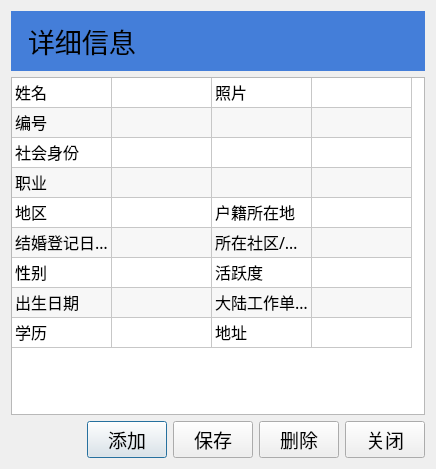
<?xml version="1.0" encoding="UTF-8"?>
<ui version="4.0">
 <class>Dialog</class>
 <widget class="QDialog" name="Dialog">
  <property name="geometry">
   <rect>
    <x>0</x>
    <y>0</y>
    <width>436</width>
    <height>469</height>
   </rect>
  </property>
  <property name="font">
   <font>
    <family>黑体</family>
    <pointsize>14</pointsize>
   </font>
  </property>
  <property name="windowTitle">
   <string>详细信息</string>
  </property>
  <layout class="QVBoxLayout" name="verticalLayout">
   <item>
    <widget class="QScrollArea" name="scrollArea">
     <property name="frameShape">
      <enum>QFrame::NoFrame</enum>
     </property>
     <property name="widgetResizable">
      <bool>true</bool>
     </property>
     <property name="alignment">
      <set>Qt::AlignLeading|Qt::AlignLeft|Qt::AlignTop</set>
     </property>
     <widget class="QWidget" name="scrollAreaWidgetContents">
      <property name="geometry">
       <rect>
        <x>0</x>
        <y>0</y>
        <width>418</width>
        <height>451</height>
       </rect>
      </property>
      <layout class="QVBoxLayout" name="verticalLayout_2">
       <property name="leftMargin">
        <number>0</number>
       </property>
       <property name="topMargin">
        <number>0</number>
       </property>
       <property name="rightMargin">
        <number>0</number>
       </property>
       <property name="bottomMargin">
        <number>0</number>
       </property>
       <item>
        <widget class="QLabel" name="label">
         <property name="font">
          <font>
           <family>黑体</family>
           <pointsize>20</pointsize>
          </font>
         </property>
         <property name="styleSheet">
          <string notr="true">background-color: rgb(68, 126, 217);
padding: 10px</string>
         </property>
         <property name="text">
          <string>详细信息</string>
         </property>
        </widget>
       </item>
       <item>
        <widget class="QTableWidget" name="tableWidget">
         <property name="font">
          <font>
           <family>黑体</family>
           <pointsize>12</pointsize>
          </font>
         </property>
         <property name="verticalScrollBarPolicy">
          <enum>Qt::ScrollBarAsNeeded</enum>
         </property>
         <property name="horizontalScrollBarPolicy">
          <enum>Qt::ScrollBarAsNeeded</enum>
         </property>
         <property name="alternatingRowColors">
          <bool>true</bool>
         </property>
         <attribute name="horizontalHeaderVisible">
          <bool>false</bool>
         </attribute>
         <attribute name="verticalHeaderVisible">
          <bool>false</bool>
         </attribute>
         <row>
          <property name="text">
           <string>New Row</string>
          </property>
         </row>
         <row>
          <property name="text">
           <string>New Row</string>
          </property>
         </row>
         <row>
          <property name="text">
           <string>New Row</string>
          </property>
         </row>
         <row>
          <property name="text">
           <string>New Row</string>
          </property>
         </row>
         <row>
          <property name="text">
           <string>New Row</string>
          </property>
         </row>
         <row>
          <property name="text">
           <string>New Row</string>
          </property>
         </row>
         <row>
          <property name="text">
           <string>New Row</string>
          </property>
         </row>
         <row>
          <property name="text">
           <string>New Row</string>
          </property>
         </row>
         <row>
          <property name="text">
           <string>New Row</string>
          </property>
         </row>
         <column>
          <property name="text">
           <string>New Column</string>
          </property>
         </column>
         <column>
          <property name="text">
           <string>New Column</string>
          </property>
         </column>
         <column>
          <property name="text">
           <string>New Column</string>
          </property>
         </column>
         <column>
          <property name="text">
           <string>New Column</string>
          </property>
         </column>
         <item row="0" column="0">
          <property name="text">
           <string>姓名</string>
          </property>
          <property name="flags">
           <set>ItemIsEnabled</set>
          </property>
         </item>
         <item row="0" column="2">
          <property name="text">
           <string>照片</string>
          </property>
         </item>
         <item row="1" column="0">
          <property name="text">
           <string>编号</string>
          </property>
          <property name="flags">
           <set>ItemIsEnabled</set>
          </property>
         </item>
         <item row="1" column="2">
          <property name="text">
           <string/>
          </property>
         </item>
         <item row="2" column="0">
          <property name="text">
           <string>社会身份</string>
          </property>
          <property name="flags">
           <set>ItemIsEnabled</set>
          </property>
         </item>
         <item row="2" column="1">
          <property name="text">
           <string/>
          </property>
         </item>
         <item row="2" column="2">
          <property name="text">
           <string/>
          </property>
          <property name="flags">
           <set>NoItemFlags</set>
          </property>
         </item>
         <item row="3" column="0">
          <property name="text">
           <string>职业</string>
          </property>
          <property name="flags">
           <set>ItemIsEnabled</set>
          </property>
         </item>
         <item row="3" column="2">
          <property name="text">
           <string/>
          </property>
          <property name="flags">
           <set>NoItemFlags</set>
          </property>
         </item>
         <item row="4" column="0">
          <property name="text">
           <string>地区</string>
          </property>
          <property name="flags">
           <set>ItemIsEnabled</set>
          </property>
         </item>
         <item row="4" column="2">
          <property name="text">
           <string>户籍所在地</string>
          </property>
          <property name="flags">
           <set>ItemIsEnabled</set>
          </property>
         </item>
         <item row="5" column="0">
          <property name="text">
           <string>结婚登记日期</string>
          </property>
          <property name="flags">
           <set>ItemIsEnabled</set>
          </property>
         </item>
         <item row="5" column="2">
          <property name="text">
           <string>所在社区/镇村</string>
          </property>
          <property name="flags">
           <set>ItemIsEnabled</set>
          </property>
         </item>
         <item row="6" column="0">
          <property name="text">
           <string>性别</string>
          </property>
          <property name="flags">
           <set>ItemIsEnabled</set>
          </property>
         </item>
         <item row="6" column="2">
          <property name="text">
           <string>活跃度</string>
          </property>
          <property name="flags">
           <set>ItemIsEnabled</set>
          </property>
         </item>
         <item row="7" column="0">
          <property name="text">
           <string>出生日期</string>
          </property>
          <property name="flags">
           <set>ItemIsEnabled</set>
          </property>
         </item>
         <item row="7" column="2">
          <property name="text">
           <string>大陆工作单位</string>
          </property>
          <property name="flags">
           <set>ItemIsEnabled</set>
          </property>
         </item>
         <item row="8" column="0">
          <property name="text">
           <string>学历</string>
          </property>
          <property name="flags">
           <set>ItemIsEnabled</set>
          </property>
         </item>
         <item row="8" column="2">
          <property name="text">
           <string>地址</string>
          </property>
          <property name="flags">
           <set>ItemIsEnabled</set>
          </property>
         </item>
        </widget>
       </item>
       <item>
        <layout class="QHBoxLayout" name="horizontalLayout_2">
         <item>
          <spacer name="horizontalSpacer_2">
           <property name="orientation">
            <enum>Qt::Horizontal</enum>
           </property>
           <property name="sizeHint" stdset="0">
            <size>
             <width>40</width>
             <height>20</height>
            </size>
           </property>
          </spacer>
         </item>
         <item>
          <widget class="QPushButton" name="btn_append">
           <property name="cursor">
            <cursorShape>PointingHandCursor</cursorShape>
           </property>
           <property name="text">
            <string>添加</string>
           </property>
          </widget>
         </item>
         <item>
          <widget class="QPushButton" name="btn_modify">
           <property name="cursor">
            <cursorShape>PointingHandCursor</cursorShape>
           </property>
           <property name="text">
            <string>保存</string>
           </property>
          </widget>
         </item>
         <item>
          <widget class="QPushButton" name="btn_delete">
           <property name="cursor">
            <cursorShape>PointingHandCursor</cursorShape>
           </property>
           <property name="text">
            <string>删除</string>
           </property>
          </widget>
         </item>
         <item>
          <widget class="QPushButton" name="btn_close">
           <property name="cursor">
            <cursorShape>PointingHandCursor</cursorShape>
           </property>
           <property name="text">
            <string>关闭</string>
           </property>
          </widget>
         </item>
        </layout>
       </item>
      </layout>
     </widget>
    </widget>
   </item>
  </layout>
 </widget>
 <resources/>
 <connections/>
</ui>
